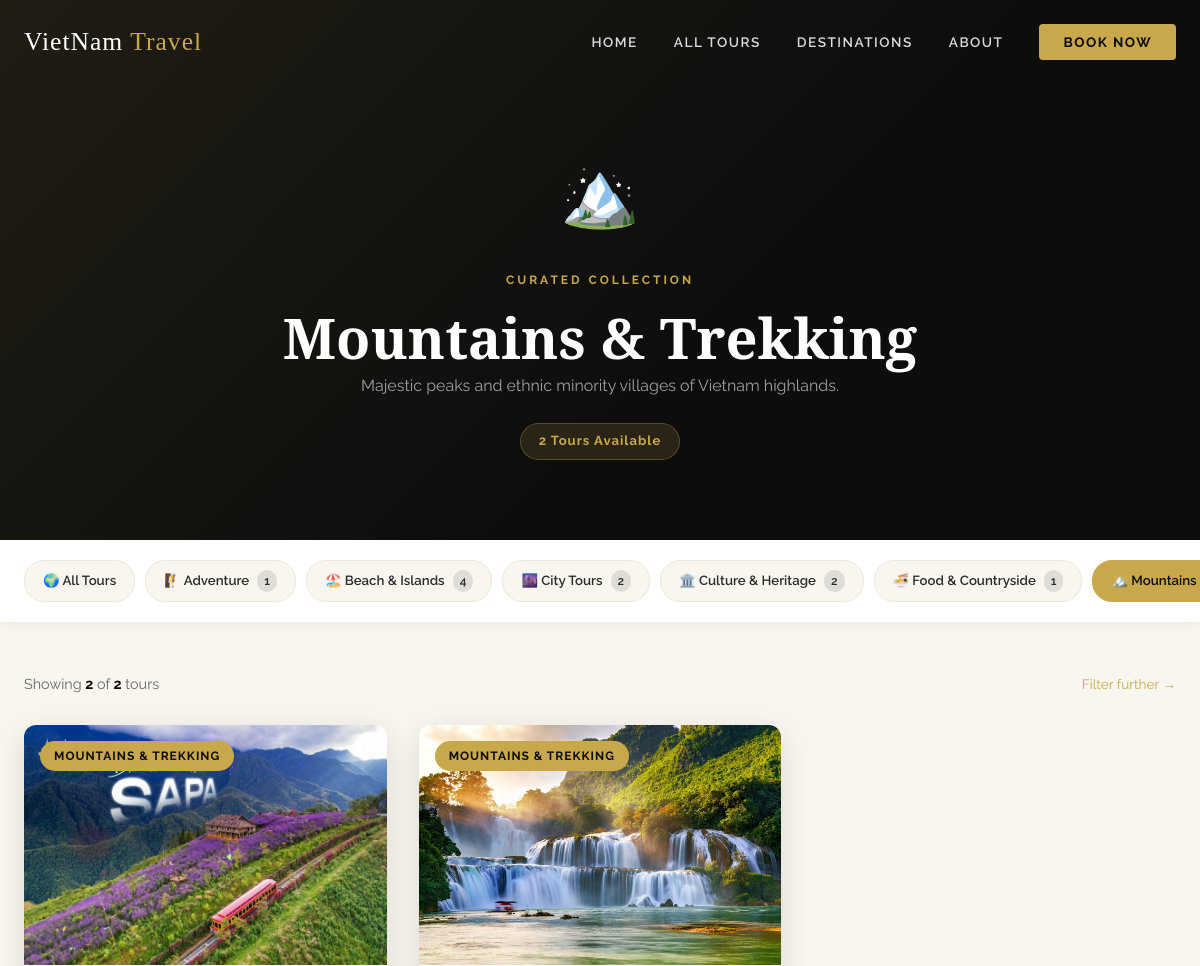
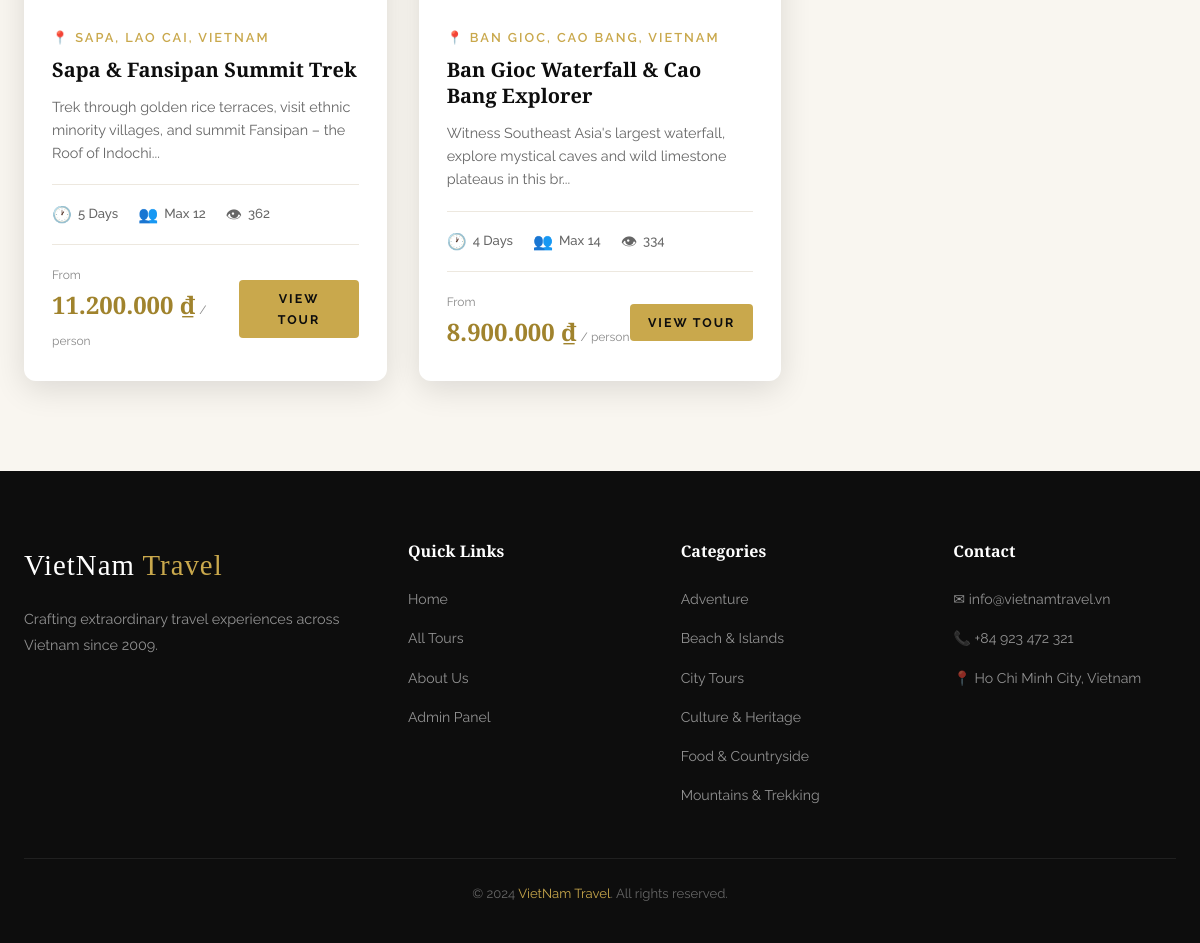
The page /category.php?slug=mountains-trekking on the database its author committed (2 pictures, top to bottom).
### tables this page shows
CREATE TABLE IF NOT EXISTS categories (
    id          INT AUTO_INCREMENT PRIMARY KEY,
    name        VARCHAR(100) NOT NULL UNIQUE,
    slug        VARCHAR(100) NOT NULL UNIQUE,
    description TEXT,
    icon        VARCHAR(10) DEFAULT '✈️',
    created_at  TIMESTAMP DEFAULT CURRENT_TIMESTAMP
);

CREATE TABLE IF NOT EXISTS tours (
    id           INT AUTO_INCREMENT PRIMARY KEY,
    title        VARCHAR(255) NOT NULL,
    slug         VARCHAR(255) NOT NULL UNIQUE,
    description  TEXT NOT NULL,
    content      TEXT,
    price        BIGINT NOT NULL DEFAULT 0,
    duration     INT NOT NULL DEFAULT 1,
    max_people   INT NOT NULL DEFAULT 10,
    destination  VARCHAR(255) NOT NULL,
    category_id  INT NOT NULL,
    image_url    VARCHAR(255),
    status       ENUM('active','inactive') DEFAULT 'active',
    views        INT DEFAULT 0,
    created_at   TIMESTAMP DEFAULT CURRENT_TIMESTAMP,
    updated_at   TIMESTAMP DEFAULT CURRENT_TIMESTAMP ON UPDATE CURRENT_TIMESTAMP,
    FOREIGN KEY (category_id) REFERENCES categories(id) ON DELETE CASCADE
);

### category.php (the view, shortened to what this page needs)
<?php
include 'includes/db-connect.php';
$slug = isset($_GET['slug']) ? mysqli_real_escape_string($conn, trim($_GET['slug'])) : '';
$cat_result = mysqli_query($conn, "SELECT * FROM categories WHERE slug = '$slug'");
$category = mysqli_fetch_assoc($cat_result);
$per_page = 6; $current_page = max(1, isset($_GET['page'])?(int)$_GET['page']:1); $offset = ($current_page-1)*$per_page;
$total = mysqli_fetch_assoc(mysqli_query($conn,"SELECT COUNT(*) as total FROM tours WHERE category_id={$category['id']} AND status='active'"))['total'];
$result   = mysqli_query($conn,"SELECT t.*, c.name as cat_name FROM tours t JOIN categories c ON t.category_id=c.id WHERE t.category_id={$category['id']} AND t.status='active' ORDER BY t.views DESC LIMIT $per_page OFFSET $offset");
$all_cats = mysqli_query($conn,"SELECT c.*, COUNT(t.id) as tc FROM categories c LEFT JOIN tours t ON c.id=t.category_id AND t.status='active' GROUP BY c.id ORDER BY c.name");
?>
<!DOCTYPE html>
<html lang="en">
<head>
    <link rel="stylesheet" href="css/style.css">
</head>
<body>
<?php include 'includes/navbar.php'; ?>
<div class="category-hero">
    <div class="container" style="position:relative;z-index:1;">
        <span class="category-icon-lg"><?php echo $category['icon']; ?></span>
        <span class="section-label">Curated Collection</span>
        <h1><?php echo htmlspecialchars($category['name']); ?></h1>
        <p><?php echo htmlspecialchars($category['description']); ?></p>
        <span class="tour-count-badge"><?php echo $total; ?> Tour<?php echo $total!=1?'s':''; ?> Available</span>
    </div>
</div>
<div class="cat-switcher">
    <div class="cat-switcher-inner">
        <a href="tours.php" class="cat-btn">🌍 All Tours</a>
        <?php while ($cat = mysqli_fetch_assoc($all_cats)): ?>
        <a href="category.php?slug=<?php echo $cat['slug']; ?>" class="cat-btn <?php echo $cat['slug']===$slug?'active':''; ?>">
            <?php echo $cat['icon']; ?> <?php echo htmlspecialchars($cat['name']); ?>
            <span class="cat-btn-count"><?php echo $cat['tc']; ?></span>
        </a>
        <?php endwhile; ?>
    </div>
</div>
<section class="section" style="padding-top:50px;">
    <div class="container">
        <?php if ($total > 0): ?>
        <div style="margin-bottom:28px;display:flex;justify-content:space-between;align-items:center;flex-wrap:wrap;gap:12px;">
            <p style="color:var(--text-light);font-size:0.9rem;margin:0;">Showing <strong style="color:var(--dark);"><?php echo mysqli_num_rows($result); ?></strong> of <strong style="color:var(--dark);"><?php echo $total; ?></strong> tours</p>
            <a href="tours.php?category=<?php echo $category['id']; ?>" style="font-size:0.85rem;color:var(--gold);">Filter further →</a>
        </div>
        <div class="tours-grid">
            <?php while ($tour = mysqli_fetch_assoc($result)): ?>
            <div class="tour-card">
                <div class="tour-card-image">
                    <img src="<?php echo htmlspecialchars($tour['image_url']); ?>" alt="<?php echo htmlspecialchars($tour['title']); ?>" loading="lazy">
                    <span class="tour-card-badge"><?php echo htmlspecialchars($tour['cat_name']); ?></span>
                </div>
                <div class="tour-card-body">
                    <div class="tour-card-destination">📍 <?php echo htmlspecialchars($tour['destination']); ?></div>
                    <h3 class="tour-card-title"><?php echo htmlspecialchars($tour['title']); ?></h3>
                    <p class="tour-card-excerpt"><?php echo substr(htmlspecialchars($tour['description']),0,110).'...'; ?></p>
                    <div class="tour-card-meta">
                        <div class="tour-meta-item"><span class="icon">🕐</span><?php echo $tour['duration']; ?> Days</div>
                        <div class="tour-meta-item"><span class="icon">👥</span>Max <?php echo $tour['max_people']; ?></div>
                        <div class="tour-meta-item"><span class="icon">👁</span><?php echo number_format($tour['views']); ?></div>
                    </div>
                    <div class="tour-card-footer">
                        <div class="tour-price">
                            <span class="from">From</span>
                            <span class="amount"><?php echo number_format($tour['price'],0,',','.'); ?> ₫</span>
                            <span class="per">/ person</span>
                        </div>
                        <a href="tour-detail.php?id=<?php echo $tour['id']; ?>" class="btn btn-gold btn-sm">View Tour</a>
                    </div>
                </div>
            </div>
            <?php endwhile; ?>
        </div>
        <?php endif; ?>
    </div>
</section>
<?php include 'includes/footer.php'; ?>
</body>
</html>

### includes/navbar.php (shortened to what this page needs)
<?php
$current = basename($_SERVER['PHP_SELF']);
?>
<nav class="navbar" id="navbar">
    <div class="nav-container">
        <a href="index.php" class="nav-logo">VietNam <span>Travel</span></a>
        <ul class="nav-menu">
            <li><a href="index.php"        <?php echo $current==='index.php'   ?'style="color:var(--gold)"':''; ?>>Home</a></li>
            <li><a href="tours.php"        <?php echo $current==='tours.php'   ?'style="color:var(--gold)"':''; ?>>All Tours</a></li>
            <li><a href="index.php#categories">Destinations</a></li>
            <li><a href="index.php#why-us">About</a></li>
            <li><a href="tours.php" class="nav-cta">Book Now</a></li>
        </ul>
    </div>
</nav>

### includes/footer.php (shortened to what this page needs)
<?php
$footer_cats = mysqli_query($conn, "SELECT name, slug FROM categories ORDER BY name LIMIT 6");
?>
<footer class="footer">
    <div class="container">
        <div class="footer-grid">
            <div class="footer-brand">
                <a href="index.php" class="nav-logo">VietNam <span>Travel</span></a>
                <p>Crafting extraordinary travel experiences across Vietnam since 2009.</p>
            </div>
            <div>
                <h4 class="footer-heading">Quick Links</h4>
                <ul class="footer-links">
                    <li><a href="index.php">Home</a></li>
                    <li><a href="tours.php">All Tours</a></li>
                    <li><a href="index.php#why-us">About Us</a></li>
                    <li><a href="admin-tours.php">Admin Panel</a></li>
                </ul>
            </div>
            <div>
                <h4 class="footer-heading">Categories</h4>
                <ul class="footer-links">
                    <?php while ($fc = mysqli_fetch_assoc($footer_cats)): ?>
                    <li><a href="category.php?slug=<?php echo $fc['slug']; ?>"><?php echo htmlspecialchars($fc['name']); ?></a></li>
                    <?php endwhile; ?>
                </ul>
            </div>
            <div>
                <h4 class="footer-heading">Contact</h4>
                <ul class="footer-links">
                    <li><a href="#">✉ info@vietnamtravel.vn</a></li>
                    <li><a href="#">📞 +84 923 472 321</a></li>
                    <li><a href="#">📍 Ho Chi Minh City, Vietnam</a></li>
                </ul>
            </div>
        </div>
        <div class="footer-bottom">
            <p>&copy; 2024 <span>VietNam Travel</span>. All rights reserved.</p>
        </div>
    </div>
</footer>

### category.php (style rules this page uses)
.category-hero { background:var(--dark); padding:140px 0 80px; text-align:center; position:relative; overflow:hidden; }
.category-hero::before { content:''; position:absolute; inset:0; background:linear-gradient(135deg,rgba(201,168,76,0.1) 0%,transparent 60%); }
.category-icon-lg { font-size:4rem; display:block; margin-bottom:16px; }
.category-hero h1 { color:var(--white); }
.category-hero p { color:rgba(255,255,255,0.6); max-width:520px; margin:0 auto 24px; }
.tour-count-badge { display:inline-block; background:rgba(201,168,76,0.15); border:1px solid rgba(201,168,76,0.3); color:var(--gold); padding:6px 18px; border-radius:20px; font-size:0.82rem; font-weight:700; letter-spacing:1px; }
.cat-switcher { background:var(--white); padding:20px 0; box-shadow:0 2px 12px rgba(0,0,0,0.06); overflow-x:auto; }
.cat-switcher-inner { display:flex; gap:10px; padding:0 24px; min-width:max-content; max-width:1260px; margin:0 auto; }
.cat-btn { display:inline-flex; align-items:center; gap:8px; padding:9px 18px; border-radius:20px; font-size:0.83rem; font-weight:600; color:var(--text); background:var(--light); border:1px solid var(--light-2); transition:var(--transition); white-space:nowrap; }
.cat-btn:hover, .cat-btn.active { background:var(--gold); border-color:var(--gold); color:var(--dark); }
.cat-btn-count { background:rgba(0,0,0,0.1); border-radius:10px; padding:1px 7px; font-size:0.75rem; }

### rows shown on the page
categories: icon "🏔️", name "Mountains & Trekking", description "Majestic peaks and ethnic minority villages of Vietnam highlands.", id "2", name "Mountains…"
categories: icon "🧗", name "Adventure", tc "1"
categories: icon "🏖️", name "Beach & Islands", tc "4"
categories: icon "🌆", name "City Tours", tc "2"
categories: icon "🏛️", name "Culture & Heritage", tc "2"
categories: icon "🍜", name "Food & Countryside", tc "1"
tours: image_url (picture), category.name "MOUNTAINS & TREKKING", destination "SAPA, LAO CAI, VIETNAM", title "Sapa & Fansipan Summit Trek", description "Trek through golden rice terraces, visit ethnic minority villages, and summit Fansipan – the Roof of Indochi", duration "5", max_people "12", views "362", price "11.200.000"
tours: image_url (picture), category.name "MOUNTAINS & TREKKING", destination "BAN GIOC, CAO BANG, VIETNAM", title "Ban Gioc Waterfall & Cao Bang Explorer", description "Witness Southeast Asia's largest waterfall, explore mystical caves and wild limestone plateaus in this br", duration "4", max_people "14", views "334", price "8.900.000"

### other values the page prints
mysqli_num_rows($result) "2"
